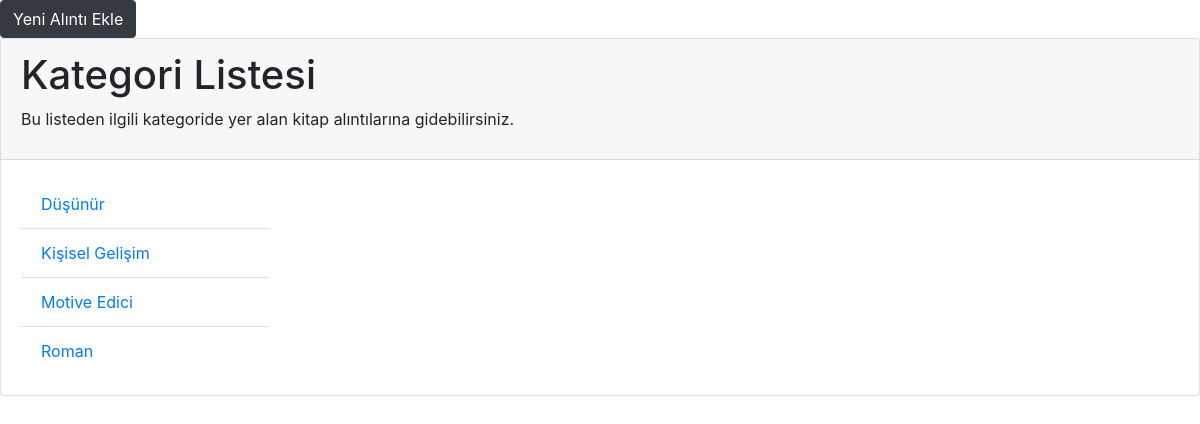
/quoteworld, run on an earlier commit of the app's database.
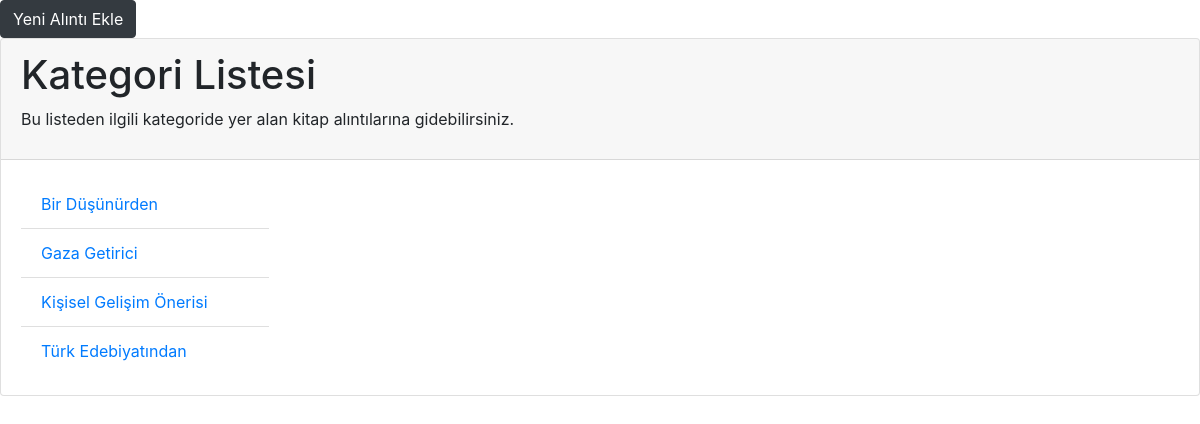
And on a later commit of the database.
### quoteworld/models.py (models this page shows, shortened)
class Category(models.Model):
    title = models.CharField(max_length=30, null=False)

### quoteworld/views.py (the view)
# urls.py: path('', views.index, name='index'),
def index(request):
    allCategories = Category.objects.order_by('title')
    context = {'category_list': allCategories}
    return render(request, 'quoteworld/index.html', context)

### quoteworld/templates/quoteworld/index.html
{% load bootstrap4 %}
{% bootstrap_css %}
<a href="/quoteworld/addQuote/" class="btn btn-dark">Yeni Alıntı Ekle</a>
<div class="card">
    <div class="card-header">
        <h1>Kategori Listesi</h1>
        <p>Bu listeden ilgili kategoride yer alan kitap alıntılarına gidebilirsiniz.</p>
    </div>
    {% if category_list %}
        <div class="card-body" style="width: 18rem;">
            <ul class="list-group list-group-flush">
                {% for c in category_list %}
                    <li class="list-group-item"><a href="/quoteworld/category/{{ c.id }}/">{{ c.title }}</a></li>
                {% endfor %}
            </ul>
        </div>
    {% else %}
        <p>Sanırım hiçbir kategori eklenmiş değil.</p>
    {% endif %}
</div>

What changed in the data, as far as the page shows it:
changed Category: title "Düşünür" → "Bir Düşünürden"
changed Category: title "Motive Edici" → "Gaza Getirici"; moves up the list
changed Category: title "Kişisel Gelişim" → "Kişisel Gelişim Önerisi"
changed Category: title "Roman" → "Türk Edebiyatından"
